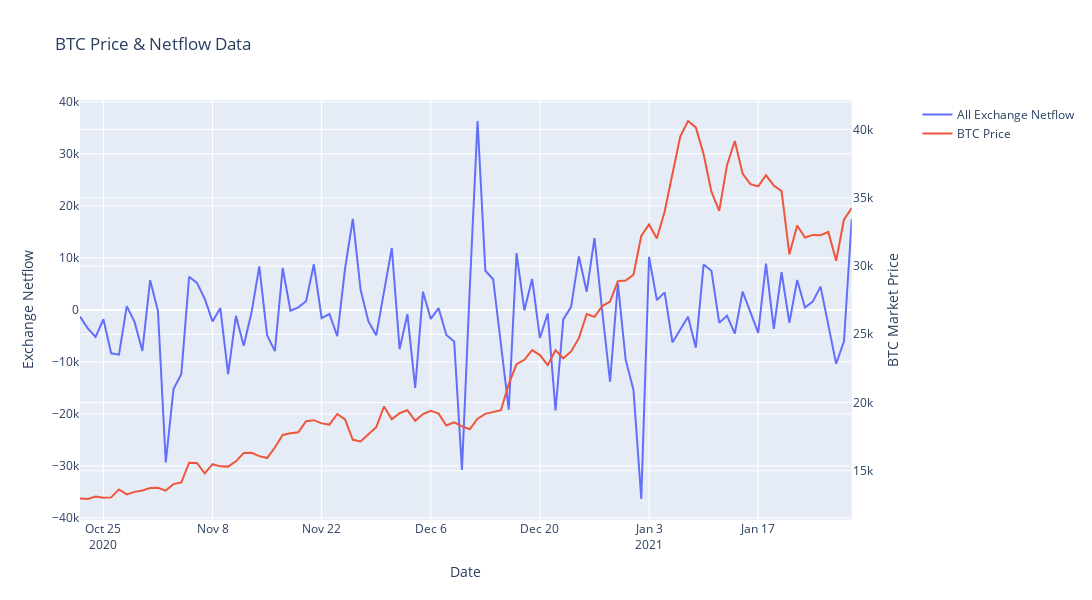

Here is the notebook cell this chart was saved with:
### Code cell
fig3 = make_subplots(specs=[[{'secondary_y':True}]])

#fig3=go.Figure()

fig3.add_trace(
    go.Scatter(mode = 'lines',x=netflow_df['date'],y=netflow_df['netflow_total'], name = 'All Exchange Netflow'),
    secondary_y=False 
)

fig3.add_trace(
    go.Scatter(mode = 'lines',x=price_df['date'], y =price_df['price_usd_close'], name = 'BTC Price'),
    secondary_y=True 
)

fig3.update_layout(
    height = 600,width = 1500,
    title_text = 'BTC Price & Netflow Data'
)

fig3.update_xaxes(title_text = 'Date')

fig3.update_yaxes(title_text='Exchange Netflow', secondary_y= False)
fig3.update_yaxes(title_text='BTC Market Price', secondary_y= True)



fig3.show()
netflow_price_corr = get_pearsons_coefficient(netflow_btc_df['netflow_total'], price_btc_df['price_usd_close'])
print(f'Pearsons Correlation of Netflow to Price: {netflow_price_corr}')
